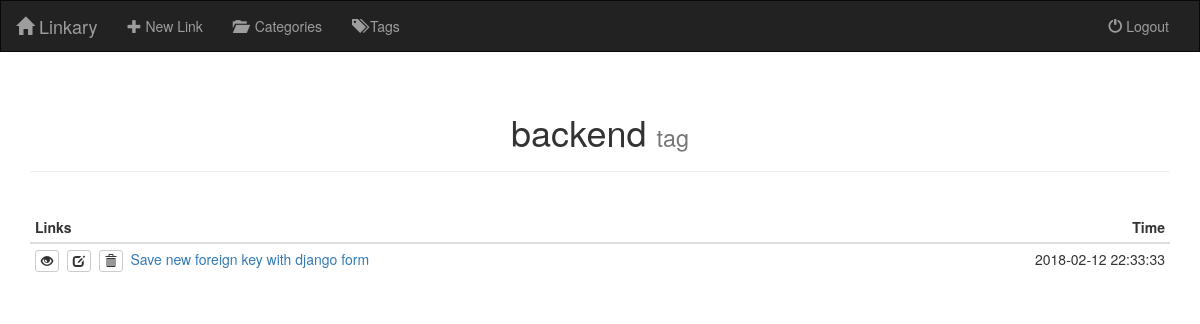
The page /tag/2/ (signed in) on the database as committed earlier.
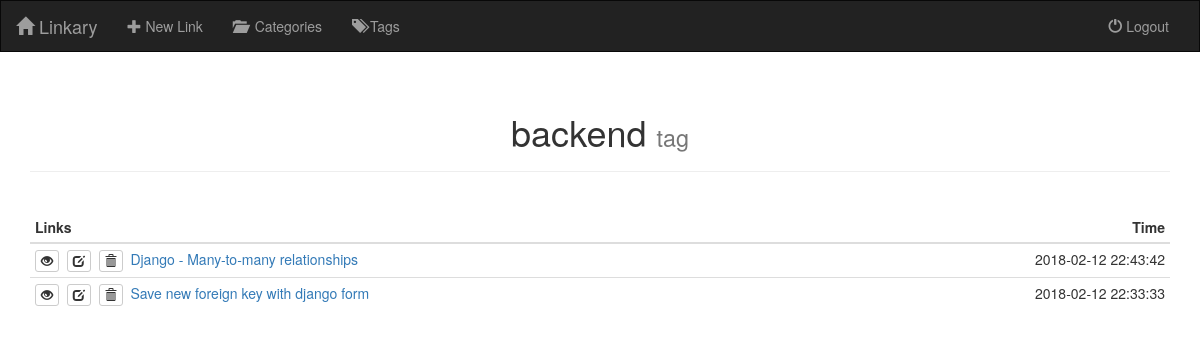
The same page on the database as committed later.
### linkary/models.py (models this page shows, shortened)
class TimedModel(models.Model):
    time_created = models.DateTimeField(auto_now_add=True)
    time_modified = models.DateTimeField(auto_now=True)
    class Meta:
        abstract = True

class Link(TimedModel):
    url = models.URLField()
    name = models.CharField(max_length=500)
    author = models.ForeignKey(User, on_delete=models.SET_NULL, blank=True, null=True)
    category = models.ForeignKey(Category, on_delete=models.SET_NULL, blank=True, null=True)
    tags = models.ManyToManyField(Tag, blank=True)
    class Meta:
        get_latest_by = ['time_created']
        ordering = ['-time_modified']

### linkary/views.py (the view)
# urls.py: path('tag/<int:pk>/', views.TagDetailView.as_view(), name='tag_detail'),
class TagDetailView(LoginRequiredMixin, DetailView):
    model = models.Tag

### linkary/templates/linkary/tag_detail.html (shortened to what this page needs)
{% extends 'linkary/base.html' %}
{% block content %}
    <div class="container">
        <div class="page-header">
            <h1 class="text-center">{{ object.name }} <small>tag</small></h1>
        </div>
        <br>
        <table class="table table-condensed table-hover">
            <thead>
                <tr>
                    <th>Links</th>
                    <th class="text-right">Time</th>
                </tr>
            </thead>
            <tbody>
                {% for link in object.link_set.all %}
                    <tr>
                        <td>
                            <a href="{% url 'link_detail' link.pk %}" class="btn btn-default btn-xs" title="Details...">
                                <span class="glyphicon glyphicon-eye-open"></span>
                            </a>&nbsp;
                            <a href="{% url 'link_edit' link.pk %}" class="btn btn-default btn-xs" title="Edit...">
                                <span class="glyphicon glyphicon-edit"></span>
                            </a>&nbsp;
                            <a href="{% url 'link_delete' link.pk %}" class="btn btn-default btn-xs" title="Delete...">
                                <span class="glyphicon glyphicon-trash"></span>
                            </a>&nbsp;
                            <a href="{{ link.url }}" target="_blank">{{ link.name }}</a>
                        </td>
                        <td class="text-right">{{ link.time_modified|date:'Y-m-d H:i:s' }}</td>
                    </tr>
                {% endfor %}
            </tbody>
        </table>
    </div>
{% endblock %}

Rows that differ between the two databases and show on the page:
added Link: name "Django - Many-to-many relationships", time_modified "2018-02-12 22:43:42"
